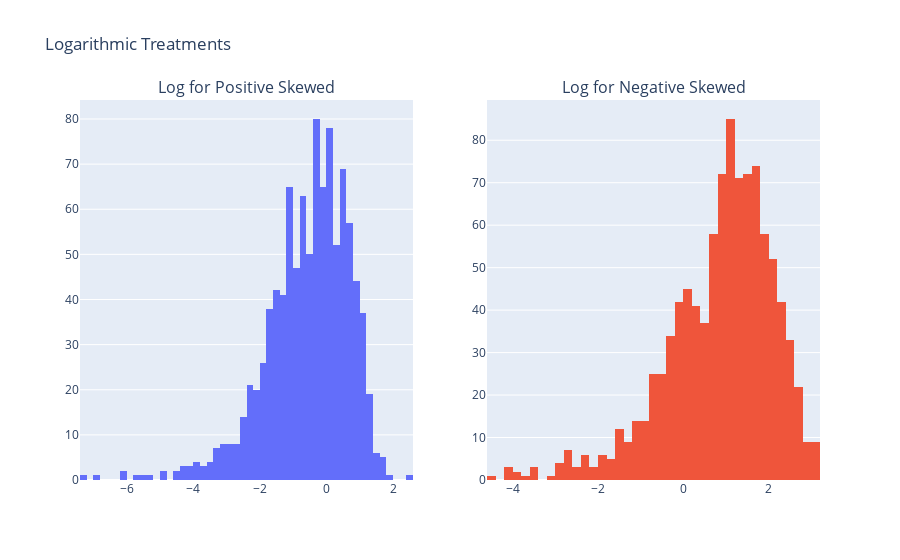

Here is the notebook cell this chart was saved with:
### Code cell
fig = make_subplots(rows=1, cols=2, subplot_titles=("Log for Positive Skewed", "Log for Negative Skewed"))

histogram1 = go.Histogram(x=l_p, name="Data 1")
histogram2 = go.Histogram(x=l_n, name="Data 2")

fig.add_trace(histogram1, row=1, col=1)
fig.add_trace(histogram2, row=1, col=2)

fig.update_layout(title_text="Logarithmic Treatments", showlegend=False)

fig.show()

### Figure 1 — Plotly figure (JSON) as saved in the notebook; plotly's stock layout.template omitted (floating-point values rounded to 4 significant figures; data arrays with more than 128 entries replaced by an {"elided": "..."} marker saying what was removed)
{"data": [{"name": "Data 1", "type": "histogram", "x": {"elided": "1000 float values"}, "xaxis": "x", "yaxis": "y"}, {"name": "Data 2", "type": "histogram", "x": {"elided": "1000 float values"}, "xaxis": "x2", "yaxis": "y2"}], "layout": {"annotations": [{"font": {"size": 16}, "showarrow": false, "text": "Log for Positive Skewed", "x": 0.225, "xanchor": "center", "xref": "paper", "y": 1, "yanchor": "bottom", "yref": "paper"}, {"font": {"size": 16}, "showarrow": false, "text": "Log for Negative Skewed", "x": 0.775, "xanchor": "center", "xref": "paper", "y": 1, "yanchor": "bottom", "yref": "paper"}], "autosize": true, "showlegend": false, "title": {"text": "Logarithmic Treatments"}, "xaxis": {"anchor": "y", "autorange": true, "domain": [0, 0.45], "range": [-7.4, 2.6], "type": "linear"}, "xaxis2": {"anchor": "y2", "autorange": true, "domain": [0.55, 1], "range": [-4.6, 3.2], "type": "linear"}, "yaxis": {"anchor": "x", "autorange": true, "domain": [0, 1], "range": [0, 84.21]}, "yaxis2": {"anchor": "x2", "autorange": true, "domain": [0, 1], "range": [0, 89.47]}}}
